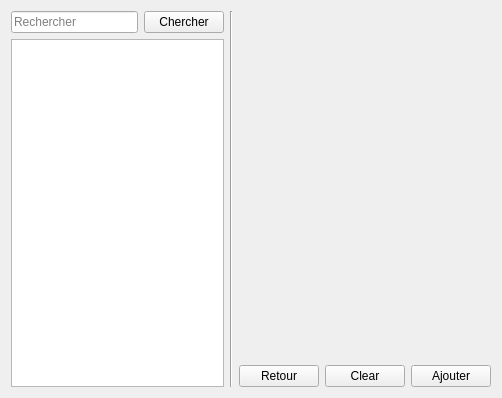
<?xml version="1.0" encoding="UTF-8"?>
<ui version="4.0">
 <class>EmployeForm</class>
 <widget class="QWidget" name="EmployeForm">
  <property name="geometry">
   <rect>
    <x>0</x>
    <y>0</y>
    <width>502</width>
    <height>398</height>
   </rect>
  </property>
  <property name="windowTitle">
   <string>Form</string>
  </property>
  <layout class="QGridLayout" name="gridLayout">
   <item row="0" column="0">
    <widget class="QLineEdit" name="leSearch">
     <property name="text">
      <string/>
     </property>
     <property name="placeholderText">
      <string>Rechercher</string>
     </property>
    </widget>
   </item>
   <item row="0" column="1">
    <widget class="QPushButton" name="pbSearch">
     <property name="text">
      <string>Chercher</string>
     </property>
    </widget>
   </item>
   <item row="0" column="2" rowspan="3">
    <widget class="Line" name="line">
     <property name="orientation">
      <enum>Qt::Vertical</enum>
     </property>
    </widget>
   </item>
   <item row="0" column="3" rowspan="2" colspan="3">
    <widget class="QWidget" name="widget" native="true"/>
   </item>
   <item row="1" column="0" rowspan="2" colspan="2">
    <widget class="QListWidget" name="lwEmployes"/>
   </item>
   <item row="2" column="3">
    <widget class="QPushButton" name="pbReturnClear">
     <property name="text">
      <string>Retour</string>
     </property>
    </widget>
   </item>
   <item row="2" column="4">
    <widget class="QPushButton" name="pbClearSupp">
     <property name="text">
      <string>Clear</string>
     </property>
    </widget>
   </item>
   <item row="2" column="5">
    <widget class="QPushButton" name="pbAjoutMod">
     <property name="text">
      <string>Ajouter</string>
     </property>
    </widget>
   </item>
  </layout>
 </widget>
 <resources/>
 <connections/>
</ui>
